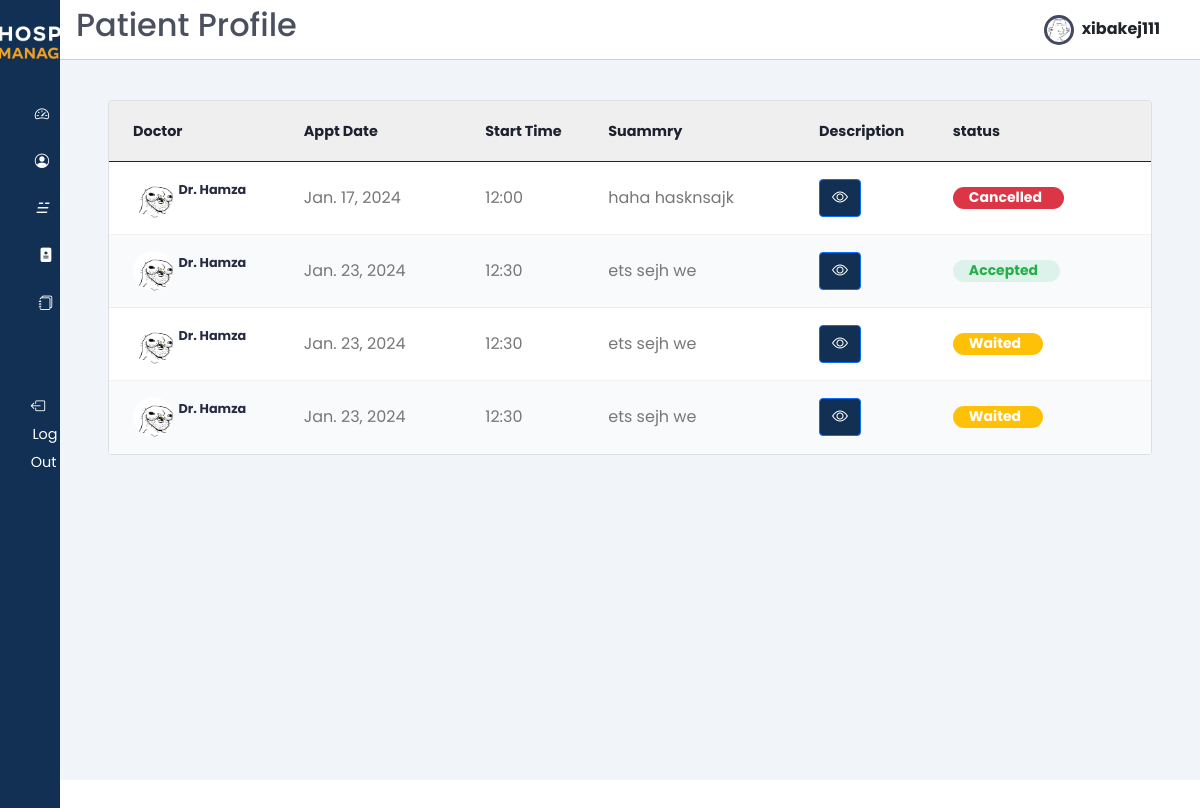
The page /my_appointments/ (signed in) on the database as committed earlier.
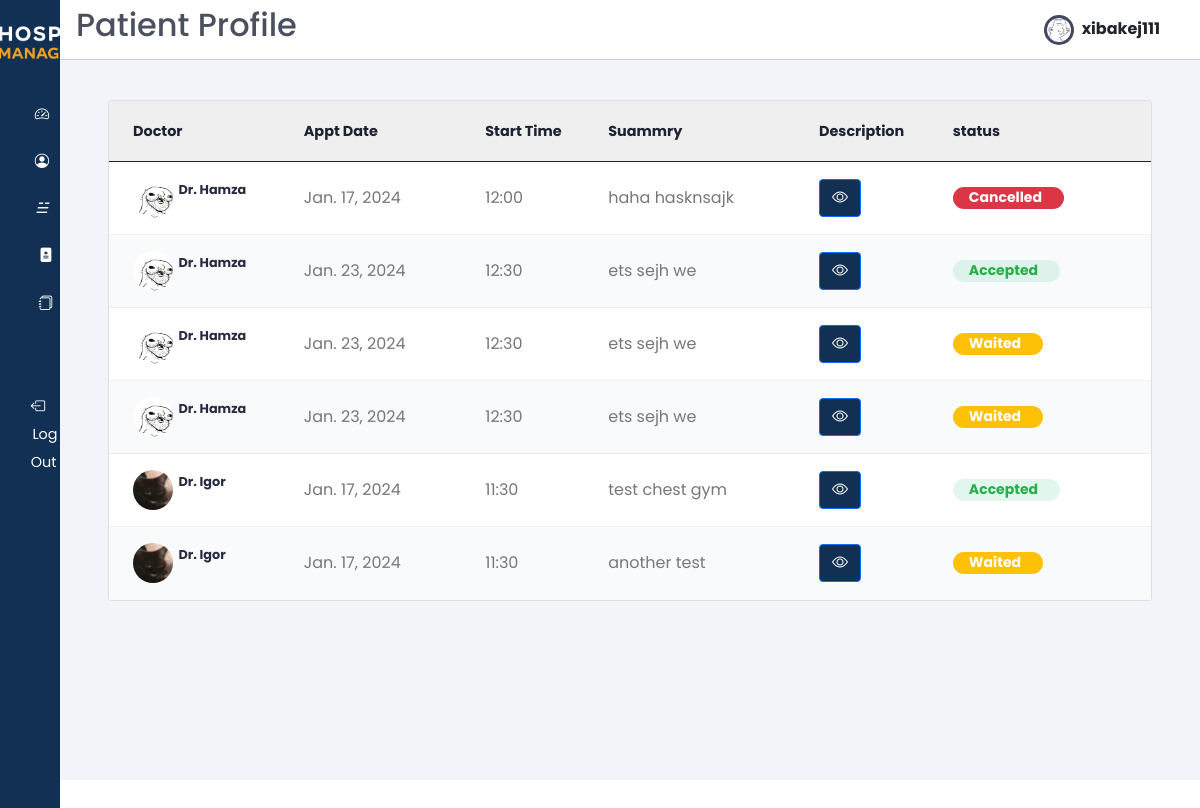
The same page on the database as committed later.
### patients/models.py (models this page shows, shortened)
class Appointment(models.Model):
    doctor = models.ForeignKey(Doctors, on_delete=models.CASCADE)
    patient = models.ForeignKey(Patients, on_delete=models.CASCADE, )
    summary = models.TextField()
    description = models.TextField()
    start_date = models.DateField()
    status = models.ForeignKey(Status, on_delete=models.CASCADE, )
    time = models.ForeignKey(Time, on_delete=models.CASCADE, default=1)
    class Meta:
        verbose_name = "Appointment"
        verbose_name_plural = "Appointments"

class Time(models.Model):
    time = models.CharField(max_length=10)
    class Meta:
        verbose_name = "Time"
        verbose_name_plural = "Times"

class Status(models.Model):
    status =  models.CharField(max_length=20)
    class Meta:
        verbose_name = "Status"
        verbose_name_plural = "Status"

### users/models.py (models this page shows, shortened)
class Doctors(models.Model):
  user = models.OneToOneField(Users, on_delete=models.CASCADE, primary_key=True)
  specialty = models.ForeignKey(Specialty,on_delete=models.CASCADE)
  bio = models.TextField()
  class Meta:
    verbose_name = "Doctor"
    verbose_name_plural = "Doctors"

class Users(AbstractUser):
    email = models.CharField(max_length=50,unique=True)
    username = models.CharField(max_length=50, unique=True)
    password = models.CharField(max_length=200)
    first_name = models.CharField(max_length=50)
    last_name = models.CharField(max_length=50)
    gender_choices = (("Male", "Male"), ("Female", "Female"))
    gender = models.CharField(max_length=10, choices=gender_choices, default="not_known")
    birthday = models.DateField(null=True, blank=True)
    is_doctor = models.BooleanField(default=False)
    profile_avatar = models.ImageField(upload_to="users/profiles", blank=True, default="doctor/profiles/download.png")
    id_address = models.ForeignKey(Address, on_delete=models.CASCADE, null=True)
    class Meta:
      verbose_name = "User"
      verbose_name_plural = "Users"

### patients/views.py (the view)
# urls.py: path('my_appointments/', my_appointments, name='my_appointments'),
@login_required(login_url='/login')
def my_appointments(request):
  app = Appointment.objects.filter(patient__user = request.user)
  return render(request,'patients/my_appointments.html',{"appointments":app})

### templates/patients/my_appointments.html (shortened to what the changed rows need)
{% extends 'patients/base.html' %}
{% load static %}
{% block page_title %} Patient Profile {% endblock page_title %}
{% block content %}
<main>
    <section class="recent">
        <div class="table-div">
            <div class="table-card">
                <div class="tab-content pt-0">
                    <div id="pat_appointments" class="tab-pane fade show active">
                        <div class="card card-table mb-0">
                            <div class="card-body">
                                <div class="table-responsive">
                                    <table class="table table-hover table-center mb-0">
                                        <thead>
                                            <tr>
                                                <th>Doctor</th>
                                                <th>Appt Date</th>
                                                <th>Start Time</th>
                                                <th>Suammry</th>
                                                <th>Description</th>
                                                <th>status</th>
                                                <th></th>
                                            </tr>
                                        </thead>
                                        <tbody>
                                            {% for appointment in appointments %}
                                            <tr>
                                                <td>
                                                    <h2 class="table-avatar">
                                                        <div class="avatar avatar-sm mr-2">
                                                            <img class="avatar-img rounded-circle" src="{{appointment.doctor.user.profile_avatar.url}}" alt="User Image">
                                                        </div>
                                                        <b><a href="#" style="text-decoration:none;font:100px;">&nbsp;&nbsp;Dr. {{ appointment.doctor.user.first_name }} <span>&nbsp;&nbsp;</span></a></b>
                                                    </h2>
                                                </td>
                                                <td><span class="d-block" style="font-size:16px;">{{ appointment.start_date }}</span></td>
                                                <td><span class="d-block" style="font-size:16px;">{{ appointment.time.time }}</span></td>
                                                <td><span class="d-block" style="font-size:16px;">{{ appointment.summary }}</span></td>
                                                <td>
                                                    <button type="button" class="btn primary-color-background btn-primary" data-toggle="modal" data-target="#descriptionModal{{ appointment.id }}">
                                                        <i class="bi bi-eye"></i>
                                                    </button>
                                                </td>
                                                <td>
                                                    {% if appointment.status.status == "Accepted" %}
                                                        <span class="badge badge-pill bg-success-light" style="height:22px;font-size:14px;">{{appointment.status.status}}</span>
                                                    {% elif appointment.status.status == "Waited" %}
                                                        <span class="badge badge-pill bg-warning text-white" style="height:22px;font-size:14px;">{{appointment.status.status}}</span>
                                                    {% elif appointment.status.status == "Cancelled" %}
                                                        <span class="badge badge-pill bg-danger text-white" style="height:22px;font-size:14px;">{{appointment.status.status}}</span>
                                                    {% else %}
                                                        <span class="badge badge-pill bg-secondary" style="height:22px;font-size:14px;">{{appointment.status.status}}</span>
                                                    {% endif %}
                                                </td>
                                                <td class="text-right">
                                                </td>
                                            </tr>
                                            {% endfor %}
                                        </tbody>
                                    </table>
                                </div>
                            </div>
                        </div>
                    </div>
                </div>
            </div>
        </div>
    </section>
</main>
{% endblock %}

Rows that differ between the two databases and show on the page:
added Appointment: doctor.user.profile_avatar (picture), doctor.user.first_name "Igor", start_date "Jan. 17, 2024", time.time "11:30", summary "test chest gym", status.status "Accepted"
added Appointment: doctor.user.profile_avatar (picture), doctor.user.first_name "Igor", start_date "Jan. 17, 2024", time.time "11:30", summary "another test", status.status "Waited"
